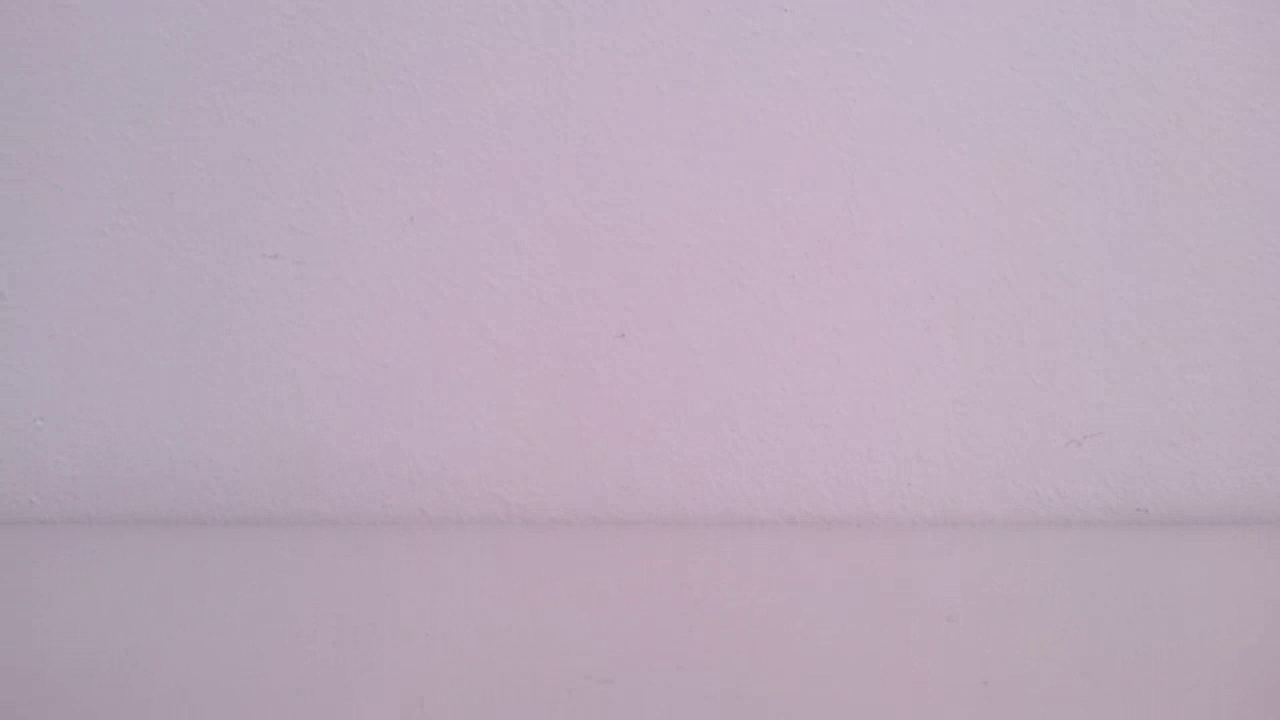
%> input picture AdvancedTopicsOnComputerVision/Practice4Color/colorimages/back.png, 1280 x 720 px
$ octave script.m   (GNU Octave 9; MATLAB toolbox functions it lacks are replaced by stand-ins)
%> lines starting %> are read from the running program, lines starting %| are printed output that depends on the picture
close all
clear all

cd C:\Users\H鍁ard\Documents\MATLAB\AdvancedTopicsOnComputerVision\Practice4Color\colorimages

bg = imread('back.png');
%> bg is the input picture: size 720x1280x3 uint8; mean R, G, B 187, 170.8, 187.2
sprayflask = imread('VC (5).png');
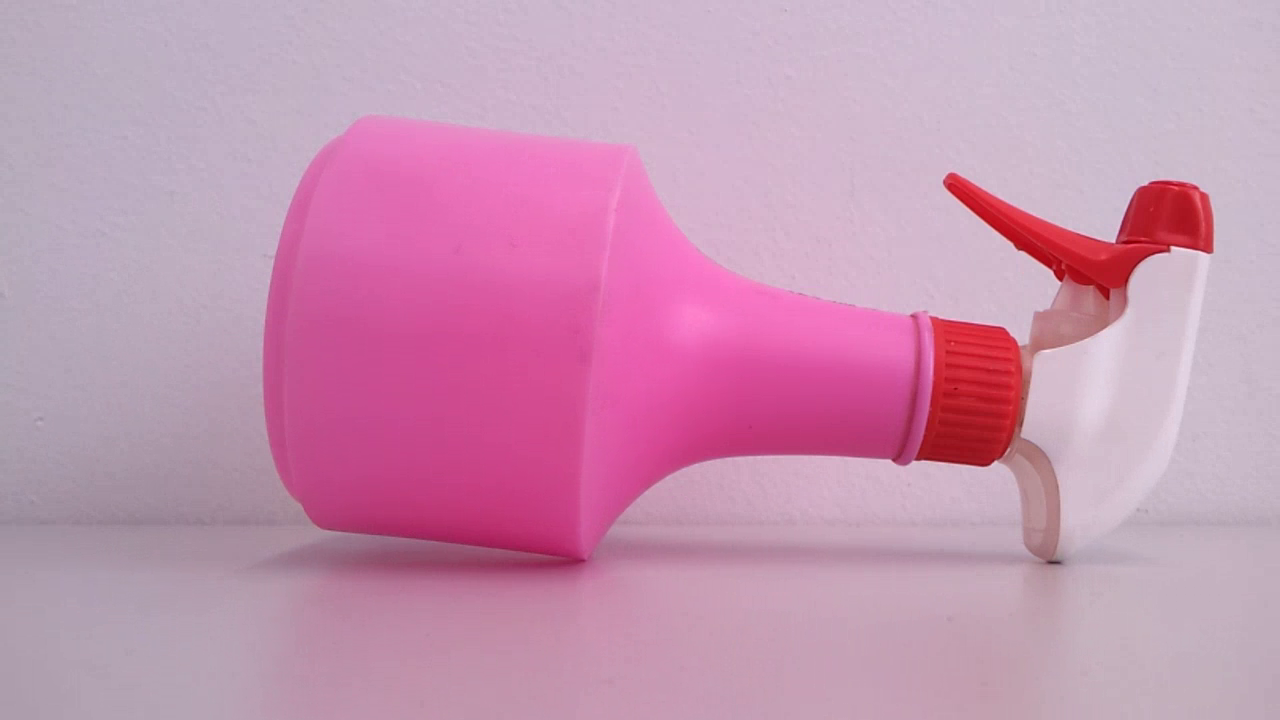
%> input picture AdvancedTopicsOnComputerVision/Practice4Color/colorimages/VC (5).png, 1280 x 720 px
%> sprayflask is the input picture: size 720x1280x3 uint8; mean R, G, B 198.9, 147.9, 177.4

cd ..

figure; imshow(bg);
figure; imshow(sprayflask);

diff = bg - sprayflask;
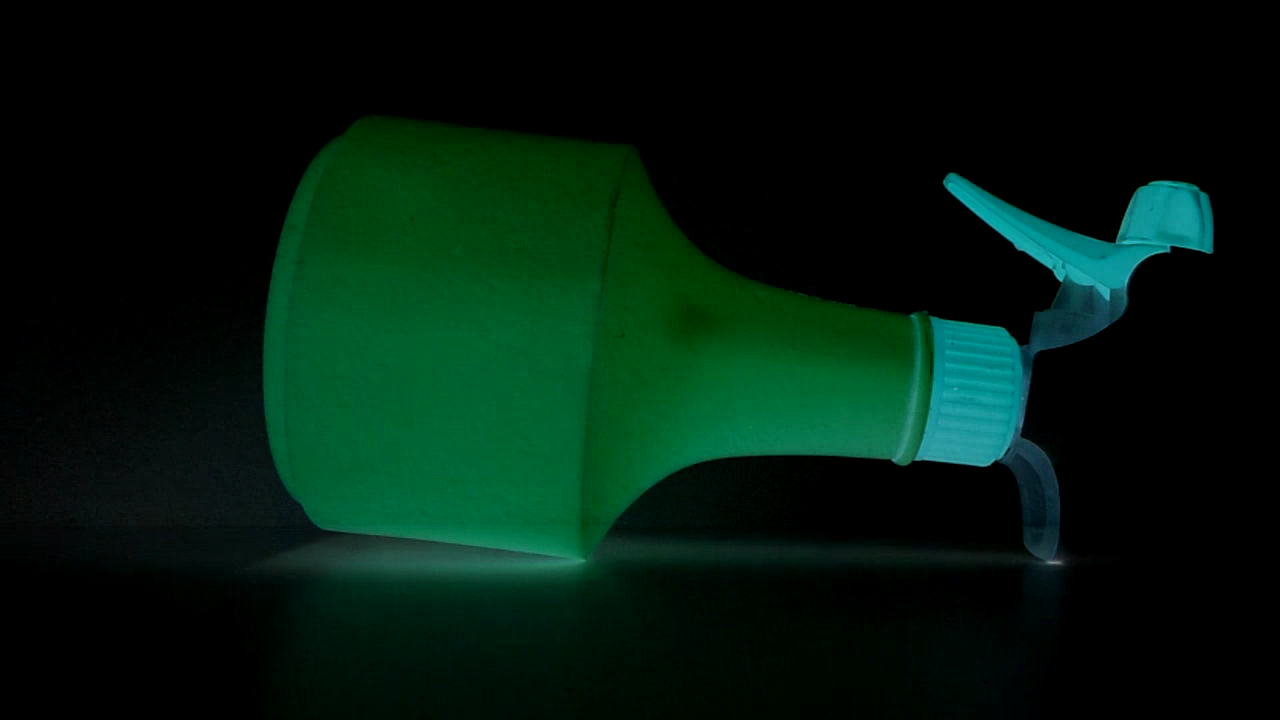
%> diff: size 720x1280x3 uint8; mean R, G, B 1.4, 26.6, 14.6
diff2 = sprayflask - bg;

figure; imshow(diff);
% figure; imshow(diff2);

% Extract the three channels
diff_r = diff(:,:,1);
diff_g = diff(:,:,2);
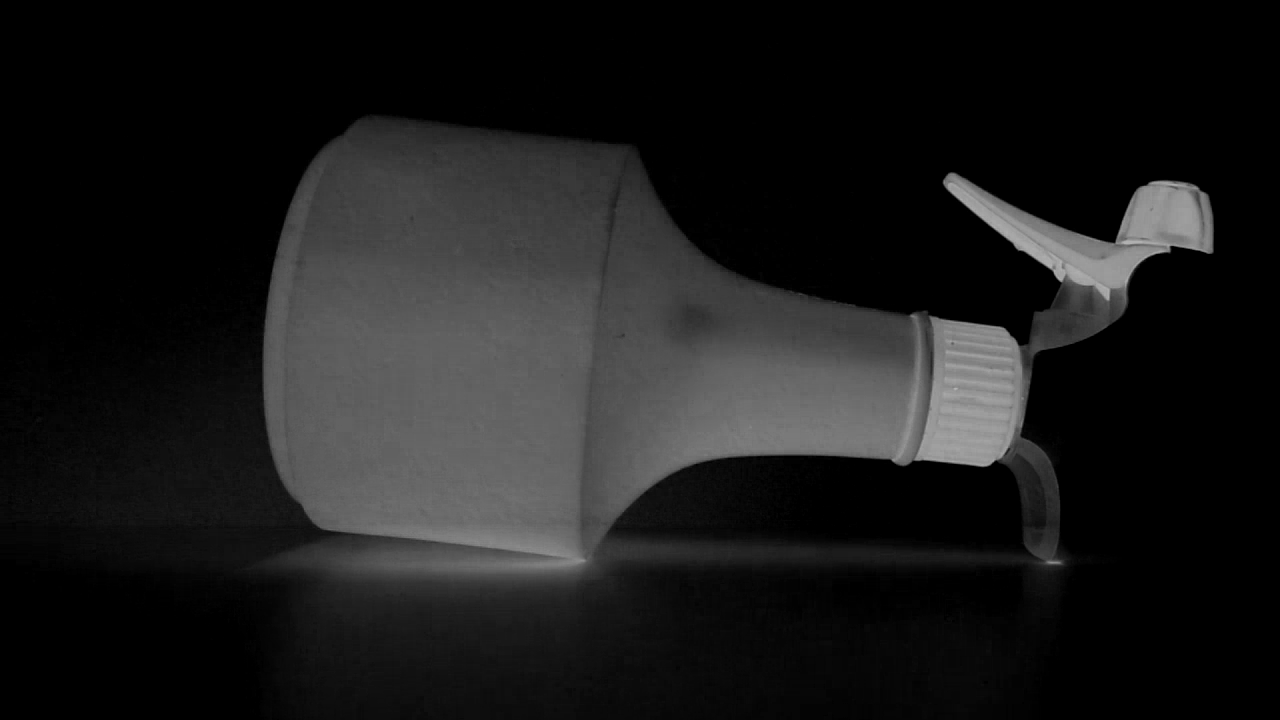
%> diff_g: size 720x1280 uint8; min 0, max 180, mean 26.6
diff_b = diff(:,:,3);
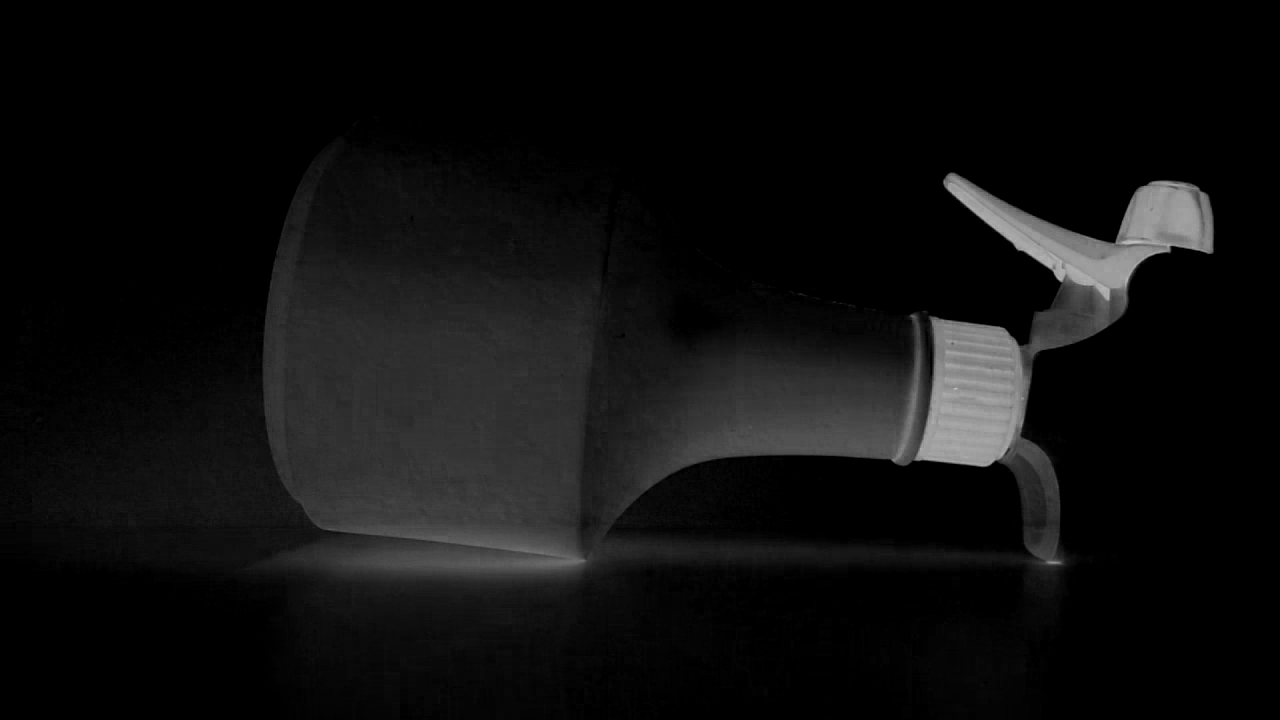
%> diff_b: size 720x1280 uint8; min 0, max 193, mean 14.6

% Create normalized histogram
bins = 256; % The use of bins might sacrifice detail for visibility!
hist_r = imhist(diff_r, bins)/max(max(imhist(diff_r)));
%> hist_r = 256 values, max 1 at index 1, min 0 at index 83, mean 0.00443
hist_g = imhist(diff_g, bins)/max(max(imhist(diff_g)));
%> hist_g = 256 values, max 1 at index 1, min 0 at index 180, mean 0.00792
hist_b = imhist(diff_b, bins)/max(max(imhist(diff_b)));
%> hist_b = 256 values, max 1 at index 1, min 0 at index 195, mean 0.00712

% Display
figure; bh = bar([hist_r hist_g hist_b]);
%> after `bh = bar([hist_r hist_g hist_b])`:
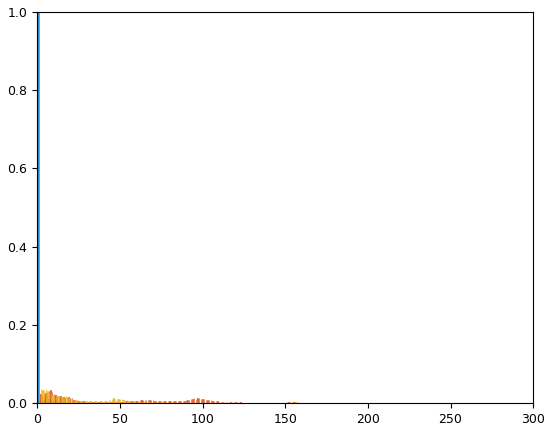
%> figure redrawn from the program's plot data; tallest bar 1 high, from x = 0.667 to 0.853; tallest bar 1 high, from x = 0.907 to 1.09; tallest bar 1 high, from x = 1.15 to 1.33
%> (the run ends here)
